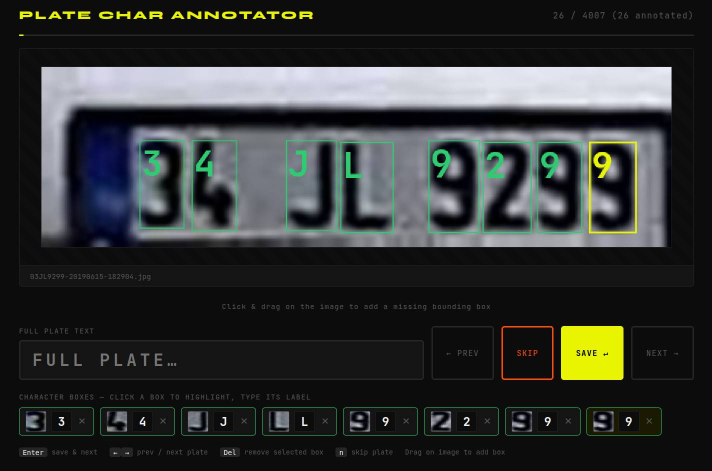
#> input picture annotator.png, 1423 x 942 px (shown at 1/2 size); its folder holds only this picture in this run
$ python -i annotate_chars.py   (imports and definitions only)
#> lines starting #> are read from the running program, lines starting #| are printed output that depends on the picture; after the words box and inside, x2 and y2 are one past the last pixel; in counts of white or black regions, pixels touching at a corner belong together
"""
License Plate Annotation Tool — with Deskew + Character Segmentation
Deskews each plate, detects character bounding boxes, lets you annotate
each character interactively, and saves everything for CNN training.

Output structure:
    output_dir/
        deskewed/          ← deskewed plate images
        annotations.csv    ← filename, plate_text, char, x, y, w, h

Usage:
    pip install flask opencv-python numpy
    python annotate_chars.py --input ./plates --output ./output

Keyboard shortcuts (browser):
    Enter      → confirm current character label & move to next box
    Backspace  → go back one box
    Delete     → remove current bounding box
    n          → skip entire plate (no annotation)
    ← →        → previous / next plate
"""

import csv
import json
import argparse
import re
from pathlib import Path
import cv2
import numpy as np
from flask import Flask, render_template_string, request, jsonify, send_file

SUPPORTED_EXTENSIONS = {".jpg", ".jpeg", ".png", ".webp", ".bmp"}

# [1 line not run here, left out]

state = {
    "images":      [],   # list of original image Paths
    "index":       0,    # current plate index
    "annotations": {},   # fname -> {"plate": str, "chars": [{char,x,y,w,h}]}
    "output_dir":  "",
}

# ──────────────────────────────────────────────────────────────────────────────
# Deskew  (same two-method approach as before)
# ──────────────────────────────────────────────────────────────────────────────

def detect_angle(gray: np.ndarray, max_angle: float = 15.0) -> float:
    blurred = cv2.GaussianBlur(gray, (5, 5), 0)
    edges   = cv2.Canny(blurred, 50, 150, apertureSize=3)
    lines   = cv2.HoughLinesP(edges, 1, np.pi / 180,
                               threshold=60,
                               minLineLength=gray.shape[1] // 4,
                               maxLineGap=20)
    if lines is not None:
        angles = []
        for line in lines:
            x1, y1, x2, y2 = line[0]
            if x2 != x1:
                a = np.degrees(np.arctan2(y2 - y1, x2 - x1))
                if abs(a) <= max_angle:
                    angles.append(a)
        if angles:
            return float(np.median(angles))

    _, thresh   = cv2.threshold(gray, 0, 255, cv2.THRESH_BINARY + cv2.THRESH_OTSU)
    contours, _ = cv2.findContours(thresh, cv2.RETR_EXTERNAL, cv2.CHAIN_APPROX_SIMPLE)
    if contours:
        largest = max(contours, key=cv2.contourArea)
        rect    = cv2.minAreaRect(largest)
        angle   = rect[-1]
        if angle < -45:
            angle += 90
        if abs(angle) <= max_angle:
            return float(angle)
    return 0.0


def deskew(img: np.ndarray, max_angle: float = 15.0) -> tuple[np.ndarray, float]:
    gray  = cv2.cvtColor(img, cv2.COLOR_BGR2GRAY)
    angle = detect_angle(gray, max_angle)
    if abs(angle) < 0.5:
        return img, 0.0
    h, w   = img.shape[:2]
    center = (w // 2, h // 2)
    M      = cv2.getRotationMatrix2D(center, angle, 1.0)
    cos, sin = abs(M[0, 0]), abs(M[0, 1])
    new_w  = int(h * sin + w * cos)
    new_h  = int(h * cos + w * sin)
    M[0, 2] += (new_w - w) / 2
    M[1, 2] += (new_h - h) / 2
    rotated = cv2.warpAffine(img, M, (new_w, new_h),
                              flags=cv2.INTER_CUBIC,
                              borderMode=cv2.BORDER_REPLICATE)
    return rotated, angle


# ──────────────────────────────────────────────────────────────────────────────
# Character segmentation — inner-rect crop → contour + histogram
# ──────────────────────────────────────────────────────────────────────────────

def _find_inner_rect(gray: np.ndarray) -> tuple[int, int, int, int]:
    """
    Locate the plate body via a flood-fill-from-outside strategy:
      1. Strong Gaussian blur dissolves characters into the plate body.
      2. Otsu threshold — for a white plate the body becomes a bright blob.
      3. Pad the binary with a 1-px dark border so every exterior region
         connects to the image edge.
      4. Label all connected components; discard any whose pixels touch the
         padded border — those are the outer frame / image background.
      5. The largest remaining interior blob is the plate body.
    Falls back to the full image when the plate fills the crop entirely.
    """
    ih, iw = gray.shape

    # Strong blur to dissolve characters (sigma ≈ char size / 3)
    blurred = cv2.GaussianBlur(gray, (0, 0),
                                sigmaX=max(5, iw // 20),
                                sigmaY=max(5, ih // 7))
    _, thresh = cv2.threshold(blurred, 0, 255, cv2.THRESH_BINARY + cv2.THRESH_OTSU)

    # Tiny close — only to remove single-pixel noise
    kernel = cv2.getStructuringElement(cv2.MORPH_RECT, (5, 5))

    best_rect = None
    best_area = 0

    for polarity in (thresh, 255 - thresh):
        closed = cv2.morphologyEx(polarity, cv2.MORPH_CLOSE, kernel)

        # Pad with a 1-px dark border so every exterior blob is edge-connected
        padded = cv2.copyMakeBorder(closed, 1, 1, 1, 1,
                                     cv2.BORDER_CONSTANT, value=0)
        ph, pw = padded.shape
        n, labels, stats, _ = cv2.connectedComponentsWithStats(padded, connectivity=8)

        # Collect labels that touch the padded border → exterior
        exterior = (set(labels[0, :].tolist())
                    | set(labels[ph - 1, :].tolist())
                    | set(labels[:, 0].tolist())
                    | set(labels[:, pw - 1].tolist()))

        for i in range(1, n):
            if i in exterior:
                continue
            area = int(stats[i, cv2.CC_STAT_AREA])
            if area < iw * ih * 0.10:
                continue
            if area > best_area:
                best_area = area
                best_rect = (
                    int(stats[i, cv2.CC_STAT_LEFT]) - 1,   # undo padding offset
                    int(stats[i, cv2.CC_STAT_TOP]) - 1,
                    int(stats[i, cv2.CC_STAT_WIDTH]),
                    int(stats[i, cv2.CC_STAT_HEIGHT]),
                )

    if best_rect is None:
        return 0, 0, iw, ih

    rx, ry, rw, rh = best_rect
    mx = max(2, rw // 20)
    my = max(2, rh // 12)
    rx = min(rx + mx, iw - 1)
    ry = min(ry + my, ih - 1)
    rw = max(10, rw - 2 * mx)
    rh = max(10, rh - 2 * my)
    return rx, ry, rw, rh


def _binarise_crop(gray_crop: np.ndarray) -> np.ndarray:
    """
    Binary image of the plate inner crop: character pixels = 255.
    Polarity determined from the crop itself (chars are dark on a light plate body).
    """
    clahe = cv2.createCLAHE(clipLimit=2.0, tileGridSize=(4, 4))
    enhanced = clahe.apply(gray_crop)
    _, otsu = cv2.threshold(enhanced, 0, 255, cv2.THRESH_BINARY + cv2.THRESH_OTSU)
    # Polarity: if majority of the binary is white, background=255 and chars=0 → invert
    # so that chars=255 (needed for the column histogram to show peaks over ink).
    binary = (255 - otsu) if otsu.mean() > 127 else otsu
    kernel = cv2.getStructuringElement(cv2.MORPH_RECT, (1, 3))
    return cv2.morphologyEx(binary, cv2.MORPH_OPEN, kernel)


def _hist_gaps(col_hist: np.ndarray, min_gap: int,
               threshold_pct: float = 0.08) -> list[tuple[int, int]]:
    """Inter-character valley gaps from a column histogram."""
    max_val = col_hist.max() if col_hist.max() > 0 else 1
    valley = col_hist <= max_val * threshold_pct
    gaps, in_gap, g_start = [], False, 0
    for col, is_v in enumerate(valley):
        if is_v and not in_gap:
            g_start, in_gap = col, True
        elif not is_v and in_gap:
            if col - g_start >= min_gap:
                gaps.append((g_start, col))
            in_gap = False
    if in_gap and len(valley) - g_start >= min_gap:
        gaps.append((g_start, len(valley)))
    return gaps


def _boxes_from_gaps(gaps: list[tuple[int, int]], total_w: int,
                     x_off: int, y_off: int, box_h: int) -> list[dict]:
    starts = [0] + [g[1] for g in gaps]
    ends   = [g[0] for g in gaps] + [total_w]
    boxes  = []
    for xs, xe in zip(starts, ends):
        bw = xe - xs
        if bw < 4 or box_h < 4:
            continue
        aspect = bw / box_h
        if 0.08 <= aspect <= 1.8:
            boxes.append({"x": x_off + xs, "y": y_off, "w": bw, "h": box_h, "char": ""})
    return boxes


def segment_chars(img: np.ndarray) -> list[dict]:
    """
    Character segmentation pipeline:
      1. Find the plate's inner rectangle (excludes dark border frame).
      2. Binarise only that crop (chars = 255).
      3. Contour pass on the crop: find char-sized blobs; split wide ones with histogram.
      4. Histogram-only fallback at progressively relaxed thresholds if needed.
    All returned box coordinates are in full-image space.
    """
    gray = cv2.cvtColor(img, cv2.COLOR_BGR2GRAY)

    ih, iw = gray.shape
    if iw < 300:
        scale = 300 / iw
        gray = cv2.resize(gray, None, fx=scale, fy=scale, interpolation=cv2.INTER_CUBIC)
        ih, iw = gray.shape

    # ── Step 1: find inner rect ───────────────────────────────────────────────
    rx, ry, rw, rh = _find_inner_rect(gray)
    crop_gray = cv2.GaussianBlur(gray[ry: ry + rh, rx: rx + rw], (3, 3), 0)

    # ── Step 2: binarise crop ─────────────────────────────────────────────────
    binary = _binarise_crop(crop_gray)

    min_gap  = max(2, rw // 40)
    col_hist = binary.sum(axis=0).astype(float)

    # ── Step 3: contour pass inside crop ─────────────────────────────────────
    dil_k   = cv2.getStructuringElement(cv2.MORPH_RECT, (2, 2))
    dilated = cv2.dilate(binary, dil_k, iterations=1)
    contours, _ = cv2.findContours(dilated, cv2.RETR_EXTERNAL, cv2.CHAIN_APPROX_SIMPLE)

    raw = []
    wide_boxes: list[dict] = []
    for cnt in contours:
        bx, by, bw, bh = cv2.boundingRect(cnt)
        if bw < 4 or bh < 4:
            continue
        if bh / rh < 0.25:
            continue
        if bw / bh > 4.0 or bw > rw * 0.65:
            # Wide/full-width merged blob — collect histogram-split candidates
            # but only use them if individual contours are insufficient
            if bh / rh >= 0.5:
                sub_hist = binary[:, bx: bx + bw].sum(axis=0).astype(float)
                for thr in (0.05, 0.08, 0.12, 0.18, 0.20, 0.22, 0.25):
                    sub_gaps = _hist_gaps(sub_hist, min_gap, threshold_pct=thr)
                    sub = _boxes_from_gaps(sub_gaps, bw, rx + bx, ry + by, bh)
                    if 2 <= len(sub) <= 14:
                        wide_boxes.extend(sub)
                        break
            continue
        raw.append((bx, by, bw, bh))
    raw.sort(key=lambda t: t[0])

    single_ws = [bw for _, _, bw, bh in raw if 0.25 <= bw / bh <= 1.1]
    ref_w = float(np.median(single_ws)) if single_ws else None

    ind_boxes: list[dict] = []
    for bx, by, bw, bh in raw:
        char_w = ref_w if ref_w else 0.7 * bh
        if bw > char_w * 1.6:
            sub_hist = binary[:, bx: bx + bw].sum(axis=0).astype(float)
            sub_gaps = _hist_gaps(sub_hist, min_gap)
            sub = _boxes_from_gaps(sub_gaps, bw, rx + bx, ry + by, bh)
            if len(sub) >= 2:
                ind_boxes.extend(sub)
                continue
        ind_boxes.append({"x": rx + bx, "y": ry + by, "w": bw, "h": bh, "char": ""})

    # Prefer individual contour boxes; use wide-blob splits only as fallback
    if 2 <= len(ind_boxes) <= 14:
        boxes: list[dict] = ind_boxes
    elif 2 <= len(wide_boxes) <= 14:
        boxes = wide_boxes
    else:
        boxes = ind_boxes  # carry forward for histogram fallback below

    # ── Step 4: histogram fallback ────────────────────────────────────────────
    if not (2 <= len(boxes) <= 14):
        for thr in (0.05, 0.08, 0.12, 0.18, 0.20, 0.22, 0.25):
            gaps = _hist_gaps(col_hist, min_gap, threshold_pct=thr)
            fb   = _boxes_from_gaps(gaps, rw, rx, ry, rh)
            if 2 <= len(fb) <= 14:
                boxes = fb
                break

    boxes.sort(key=lambda b: b["x"])
    return boxes


# ──────────────────────────────────────────────────────────────────────────────
# Pipeline: load image → deskew → segment → save deskewed
# ──────────────────────────────────────────────────────────────────────────────

def process_image(img_path: Path) -> tuple[np.ndarray, float, list[dict]]:
#> called with img_path = 'annotator.png'
    img             = cv2.imread(str(img_path))
#> img is the input picture: shape (942, 1423, 3); mean B, G, R 51, 52.4, 49.7
    deskewed, angle = deskew(img)
#> in deskew, `gray  = cv2.cvtColor(img, cv2.COLOR_BGR2GRAY)`:
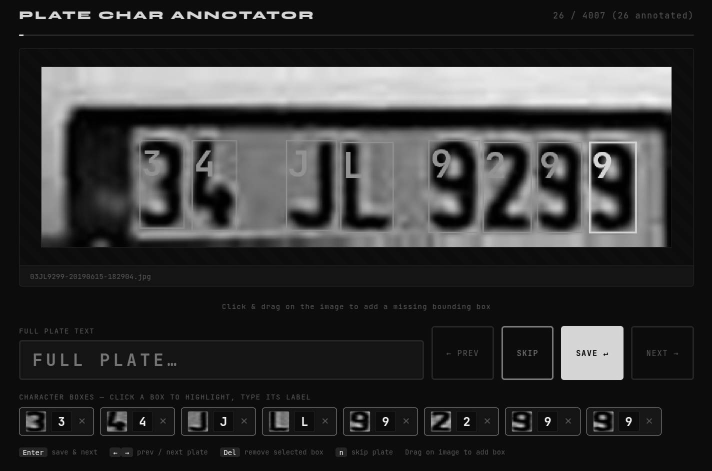
#> gray: shape (942, 1423) (shown at 1/2 size); min 0, max 255, mean 51.4
#> in detect_angle, `edges   = cv2.Canny(blurred, 50, 150, apertureSize=3)`:
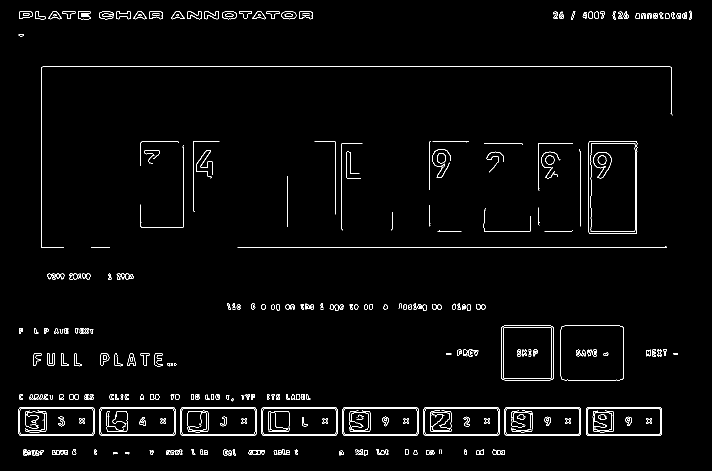
#> edges: shape (942, 1423) (shown at 1/2 size); 2.1% white in thin lines or dots, all inside (x1, y1, x2, y2) = (37, 21, 1384, 912)
#> in detect_angle, `lines   = cv2.HoughLinesP(edges, 1, np.pi / 180, threshold=60, minLine..`: lines = [[85, 133, 1340, 133], [40, 814, 1319, 814], [38, 869, 1322, 869], [41, 871, 1320, 871], [475, 494, 1333, 494], [38, 816, 1322, 816], [82, 494, 82, 136], [203, 37, 624, 37], [39, 33, 624, 33], [180, 36, 624, 36]]
#> the loop in detect_angle, `for line in lines:` made 10 passes
#> after the loop in detect_angle, `for line in lines:`: angles = [0, 0, 0, 0, 0, 0, 0, 0, 0]
#> in deskew, `angle = detect_angle(gray, max_angle)`: angle = 0
#> angle = 0
    boxes           = segment_chars(deskewed)
#> in _find_inner_rect, `blurred = cv2.GaussianBlur(gray, (0, 0), sigmaX=max(5, iw // 20), sigm..`:
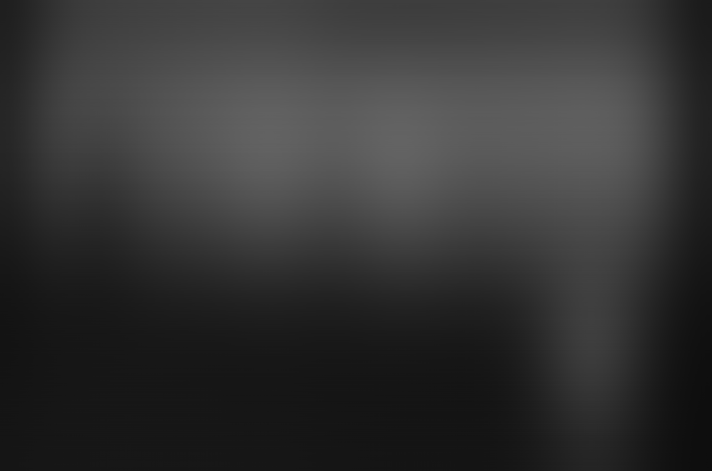
#> blurred: shape (942, 1423) (shown at 1/2 size); min 13, max 99, mean 51.5
#> the loop in _find_inner_rect, `for polarity in (thresh, 255 - thresh):` made 2 passes
#> (ph, pw, n, stats) on passes 1 to 2: (944, 1425, 2, [[0, 0, 1425, 944, 701110], [72, 1, 1279, 782, 644090]]), (944, 1425, 2, [[0, 0, 1425, 944, 646306], [1, 1, 1423, 942, 698894]])
#> pass 1, in _find_inner_rect, `padded = cv2.copyMakeBorder(closed, 1, 1, 1, 1, cv2.BORDER_CONSTANT, v..`:
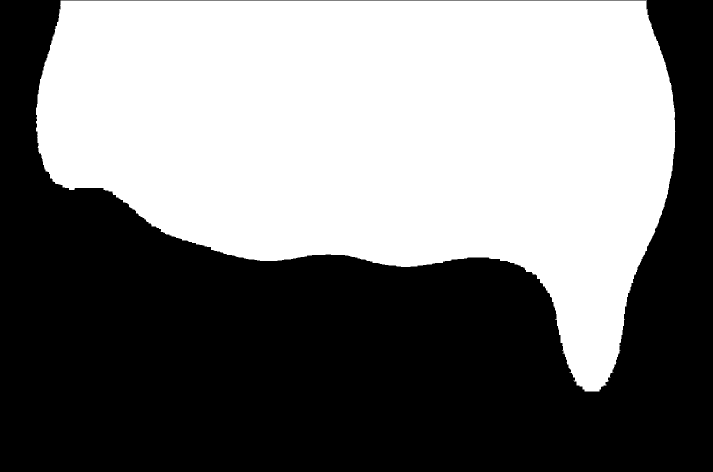
#> padded: shape (944, 1425) (shown at 1/2 size); 47.9% white; 1 white region, box (x1, y1, x2, y2) and area: (72, 1, 1351, 783) 644090
#> pass 2, in _find_inner_rect, `closed = cv2.morphologyEx(polarity, cv2.MORPH_CLOSE, kernel)`:
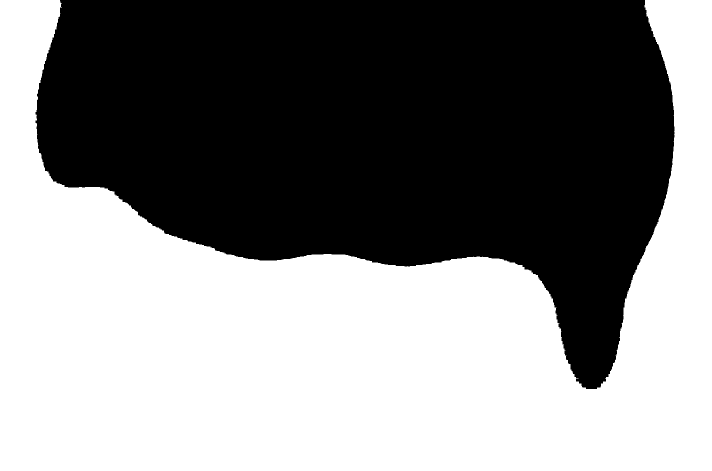
#> closed: shape (942, 1423) (shown at 1/2 size); 52.1% white; 1 black region, box (x1, y1, x2, y2) and area: (71, 0, 1349, 778) 641572
#> after the loop in _find_inner_rect, `for polarity in (thresh, 255 - thresh):`:
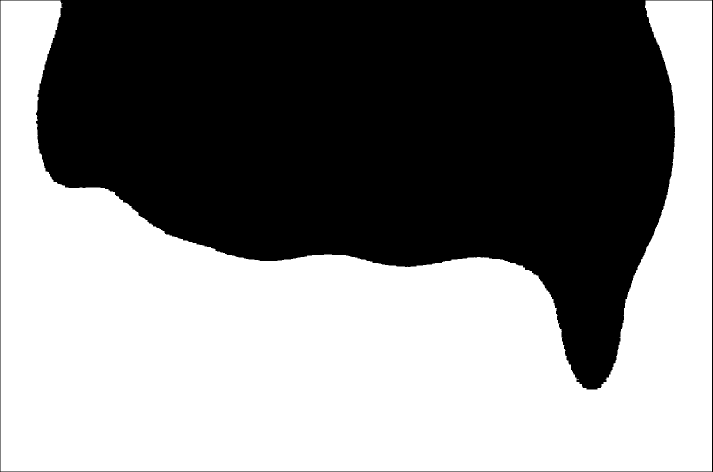
#> padded: shape (944, 1425) (shown at 1/2 size); 52% white; 1 black region, box (x1, y1, x2, y2) and area: (0, 0, 1425, 944) 646306
#> after the loop in _find_inner_rect, `for polarity in (thresh, 255 - thresh):`: best_area = 698894; best_rect = (0, 0, 1423, 942)
#> in _find_inner_rect, `rx, ry, rw, rh = best_rect`: rx = 0; rw = 1423; rh = 942
#> in _find_inner_rect, `mx = max(2, rw // 20)`: mx = 71
#> in _find_inner_rect, `my = max(2, rh // 12)`: my = 78
#> in _find_inner_rect, `rx = min(rx + mx, iw - 1)`: rx = 71
#> in _find_inner_rect, `ry = min(ry + my, ih - 1)`: ry = 78
#> in _find_inner_rect, `rw = max(10, rw - 2 * mx)`: rw = 1281
#> in _find_inner_rect, `rh = max(10, rh - 2 * my)`: rh = 786
#> in segment_chars, `rx, ry, rw, rh = _find_inner_rect(gray)`: rx = 71; ry = 78; rw = 1281; rh = 786
#> in segment_chars, `crop_gray = cv2.GaussianBlur(gray[ry: ry + rh, rx: rx + rw], (3, 3), 0)`:
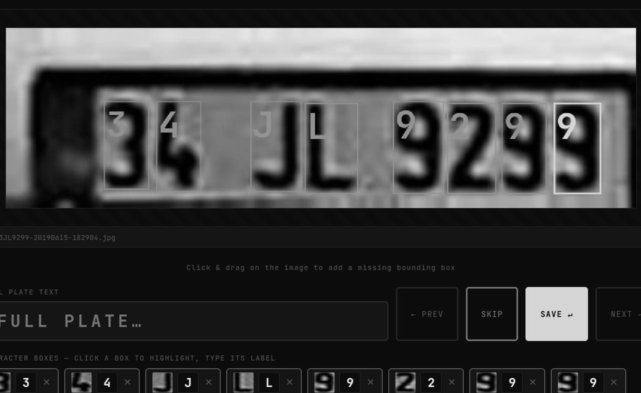
#> crop_gray: shape (786, 1281) (shown at 1/2 size); min 0, max 244, mean 62.8
#> (the rest of the program and of its run is left out)
